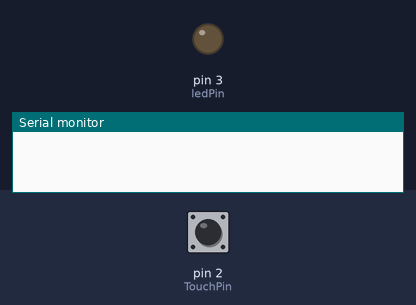
This sketch was run on a simulated Arduino Uno, built with avr-gcc and run on an emulated ATmega328P. Parts: output pins drawn as LEDs (lit = HIGH), the last lines printed to the serial monitor. The inputs (shaded band) are chosen by the test bench; at power-on: pin 2 (TouchPin) LOW.

Above: at 1.2 s.
1.3 s: pin 2 (TouchPin) pulled HIGH for 0.15 s
At 1.38 s:
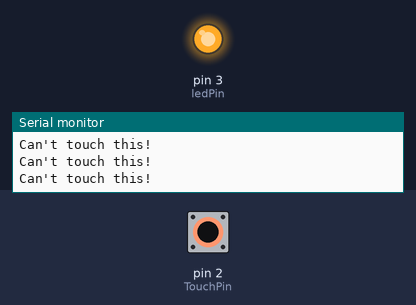
2.9 s: pin 2 (TouchPin) pulled HIGH for 3.2 s
At 6.4 s:
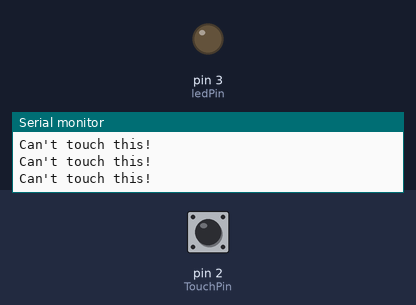
7.6 s: pin 2 (TouchPin) driven HIGH
At 8.3 s:
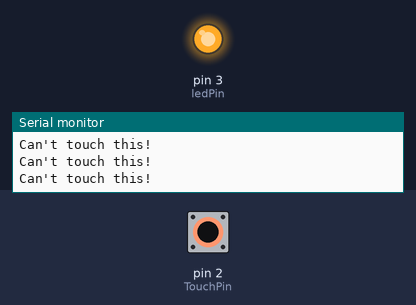
10.6 s: pin 2 (TouchPin) driven LOW
At 11.1 s:
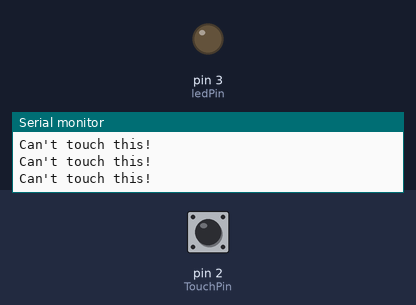
Timing chart, 0 to 13.1 s (numbered marks = the images above; inputs shaded):
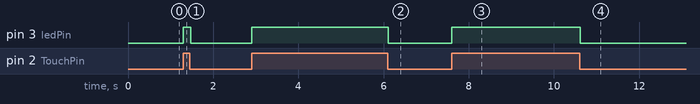

Measured:
- after the input at 1.3 s, pin 3 (ledPin): LOW → HIGH at once, → LOW 0.17 s later
- after the input at 2.9 s, pin 3 (ledPin): LOW → HIGH at once, → LOW 3.2 s later
- after the input at 7.6 s, pin 3 (ledPin): LOW → HIGH at once
- after the input at 10.6 s, pin 3 (ledPin): HIGH → LOW at once

The sketch:

sketch_aug28a.ino
```cpp
/*
/* Grove - Temperature Sensor demo v1.0
*  This sensor detects the environment temperature,
*  Connect the signal of this sensor to A0, use the
*  Serial monitor to get the result.
*  By: http://www.seeedstudio.com
*/
//#include <math.h>
//int a;
//int a1;
//float temperature;
//int B=3975;                  //B value of the thermistor
//float resistance;

//void setup()
//{
//  Serial.begin(9600);
//}
//
//void loop()
//{
//  a=analogRead(0);
//  resistance=(float)(1023-a)*10000/a; //get the resistance of the sensor;
//  temperature=1/(log(resistance/10000)/B+1/298.15)-273.15;//convert to temperature via datasheet&nbsp;;
//  delay(1000);
//  Serial.print("Current temperature is ");
//  Serial.println(temperature);

//  a1=analogRead(1);
//
//  if(a1 = 1){
//    Serial.println("can't touch this");
//  }
//  else
//  {
//    Serial.println("no touch");
//  }
// }


//int sensorValue;
//const int TouchPin=2;
//void setup() {
//pinMode(TouchPin, INPUT);
//}
//
//void loop() {
//  sensorValue = digitalRead(TouchPin);
//  if(sensorValue==1)
//  {
//   Serial.println("can't touch this");
//  }
//  else
//  {
//  Serial.println("no touch");
//  }
//  Serial.println("random line");
//  delay(1000);
//}
//
const int TouchPin=2;
const int ledPin=3;
void setup() {
pinMode(TouchPin, INPUT);
pinMode(ledPin,OUTPUT);
Serial.begin(9600);
}

void loop() {
int sensorValue = digitalRead(TouchPin);
if(sensorValue==1)
{
digitalWrite(ledPin,HIGH);
Serial.println("Can't touch this!");
}
else
{
digitalWrite(ledPin,LOW);
}
}


///*
///* Grove - Light Sensor demo v1.0
//*
//* signal wire to A0.
//* By: http://www.seeedstudio.com
//*/
//#include <math.h>
//const int ledPin=12;                 //Connect the LED Grove module to Pin12, Digital 12
//const int thresholdvalue=10;         //The threshold for which the LED should turn on.
//float Rsensor; //Resistance of sensor in K
//void setup() {
//  Serial.begin(9600);                //Start the Serial connection
////  pinMode(ledPin,OUTPUT);            //Set the LED on Digital 12 as an OUTPUT
//}
//void loop() {
//  int sensorValue = analogRead(1);
//  Rsensor=(float)(1023-sensorValue)*10/sensorValue;
////  if(Rsensor>thresholdvalue)
////  {
////    digitalWrite(ledPin,HIGH);
////  }
////  else
////  {
////  digitalWrite(ledPin,LOW);
////  }
//  Serial.println("the analog read data is ");
//  Serial.println(sensorValue);
//  Serial.println("the sensor resistance is ");
//  Serial.println(Rsensor,DEC);//show the light intensity on the serial monitor;
//  delay(1000);
//}


//#include <SPI.h>
// #include <Ethernet.h>
//
//
// #include <Servo.h>
//  // create servo object to control a servo
// Servo myservo;
//
////physical mac address
// byte mac[] = { 0xDE, 0xAD, 0xBE, 0xEF, 0xFE, 0xAD };
// byte ip[] = { 10,0,0,32 }; // fixed IP addr in LAN
// byte gateway[] = { 10, 0, 0, 1 }; // internet access via router
// byte subnet[] = { 255, 0, 0, 0 }; //subnet mask
// EthernetServer server(80); //server port
//
// String readString;
// //////////////////////
// void setup(){
// pinMode(2, OUTPUT); //6 pin selected to control LED
// pinMode(3, OUTPUT); //pin 7 control
// pinMode(4, OUTPUT); //pin 4 control
// pinMode(5, OUTPUT); //pin 5 control
//
// //start Ethernet
// Ethernet.begin(mac, ip, gateway, subnet);
// server.begin();
// //the pin for the servo co
// //enable serial data print
// Serial.begin(9600);
// Serial.println("server LED test 1.0 ---- FILENAME = LED2.ino "); // so I can keep track
// }
//
// void loop(){
// // Create a client connection
// EthernetClient client = server.available();
// if (client) {
// while (client.connected()) {
// if (client.available()) {
// char c = client.read();
//
// //read char by char HTTP request
// if (readString.length() < 100) {
//
// //store characters to string
// readString += c;
// //Serial.print(c);
// }
//
// //if HTTP request has ended
// if (c == '\n') {
//
// ///////////////
// Serial.println(readString); //print to serial monitor for debuging
// client.println("HTTP/1.1 200 OK"); //send new page
// client.println("Content-Type: text/html");
// client.println();
// client.println("<HTML>");
// client.println("<HEAD>");
//client.println("<meta http-equiv='refresh' content='0; url=http://10.0.0.23/' />  ");
// client.println("</HEAD>");
// client.println("<BODY bgcolor='black'>");
// client.println("<H1>VIDEORAMA</H1>");
// client.println("<hr />");
// client.println("<br />");
//
// client.println("<a href=\"/?forward\"\">Forward</a>");
// //client.println("<a href=\"/?lightoff6\"\">Turn Off Light6</a><br />");
// client.println("<a href=\"/?back\"\">Backward</a>");
// //client.println("<a href=\"/?lightoff7\"\">Turn Off Light7</a><br />");
// client.println("<a href=\"/?right\"\">Right</a>");
// //client.println("<a href=\"/?lightoff4\"\">Turn Off Light4</a><br />");
// client.println("<a href=\"/?left\"\">Left</a>");
// client.println("<a href=\"/?stop\"\">Stop</a>");
//
// client.println("</BODY>");
// client.println("</HTML>");
//
// delay(1);
// //stopping client
// client.stop();
//
// ///////////////////// control arduino pin
// //Forward
// if(readString.indexOf("?forward") >0)
// {
//    digitalWrite(2, LOW); //set pin 6 low
//    digitalWrite(3, LOW); //set pin 7 low
//    digitalWrite(4, HIGH); //set pin 4 high
//    digitalWrite(5, HIGH); //set pin 5 high
//    delay(500); // move for 1 second
//    digitalWrite(4, LOW); //stop pin 4
//    digitalWrite(5, LOW); // stop pin 5
// }
// //Backward
// if(readString.indexOf("?back") >0)
// {
//    digitalWrite(4, LOW); //set pin 4 low
//    digitalWrite(5, LOW); //set pin 5 low
//    digitalWrite(2, HIGH); //set pin 6 high
//    digitalWrite(3, HIGH); //set pin 7 high
//    delay(500);
//    digitalWrite(2, LOW);
//    digitalWrite(3, LOW);
// }
// //Right
// if(readString.indexOf("?right") >0)
// {
//    digitalWrite(4, LOW); // set pin 4 low (right forward)
//    digitalWrite(2, LOW); //set pin 6 low (right back)
//    digitalWrite(3, LOW); // set pin 7 low (left back)
//    digitalWrite(5, HIGH); //set pin 5 high (left forward)
//    delay(500);
//    digitalWrite(4, HIGH); //set pin 4 high (right forward)
//    delay(500);
//    digitalWrite(5, LOW);
//    digitalWrite(4, LOW);
//
// }
// //Left
// if(readString.indexOf("?left") >0)
// {
//    digitalWrite(5, LOW); //set pin 5 low (left forward)
//    digitalWrite(2, LOW); //set pin 6 low (right back)
//    digitalWrite(3, LOW); // set pin 7 low (left back)
//    digitalWrite(4, HIGH); //set pin 4 high (right forward)
//    delay(500);
//    digitalWrite(5, HIGH); // set 5 high (left forward)
//    delay(500);
//    digitalWrite(4, LOW);
//    digitalWrite(5, LOW);
// }
// //STOP
// if(readString.indexOf("?stop") >0)
// {
//    digitalWrite(5, LOW); //set pin 5 low (left forward)
//    digitalWrite(2, LOW); //set pin 6 low (right back)
//    digitalWrite(3, LOW); // set pin 7 low (left back)
//    digitalWrite(4, LOW); //set pin 4 low (right forward)
// }
//  readString=""; //clearing string for next read
// }
// }
// }
// }
// }
```
